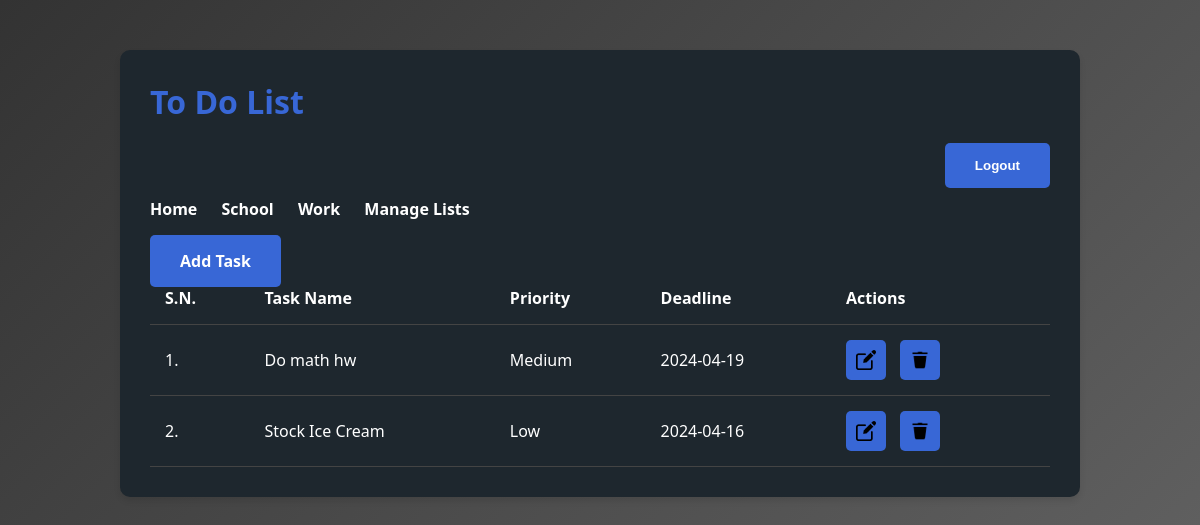
Screenshot of /index2-user.php (signed in) with the database file from the repository.
### tables this page shows
CREATE TABLE `listtbls` (
  `listid` int(10) UNSIGNED NOT NULL,
  `listname` varchar(50) NOT NULL,
  `listdesc` varchar(150) DEFAULT NULL
);

CREATE TABLE `tasktbl` (
  `task_id` int(10) UNSIGNED NOT NULL,
  `task_name` varchar(150) NOT NULL,
  `task_description` text NOT NULL,
  `listid` int(11) NOT NULL,
  `priority` varchar(10) NOT NULL,
  `deadline` date NOT NULL
);

### index2-user.php (the view, shortened to what this page needs)
<html>
<head>
    <link rel="stylesheet" href="<?php echo SITEURL; ?>style.css" />
</head>
<body>
    <div class="wrapper">
        <h1>To Do List</h1>
        <form method="post" style="text-align: right;">
            <button type="submit" name="logout">Logout</button>
        </form>
        <div class="menu">
            <a href="<?php echo SITEURL; ?>">Home</a>
            <?php
            $conn = mysqli_connect(LOCALHOST, DBUSER, DBPASS, DB_NAME) or die("Couldn't connect");
            $username = $_SESSION['username'];
            $sql_user_id = "SELECT userid FROM users WHERE username='$username'";
            $result_user_id = mysqli_query($conn, $sql_user_id);
            $row_user_id = mysqli_fetch_assoc($result_user_id);
            $user_id = $row_user_id['userid'];
            $sql_lists = "SELECT DISTINCT l.listid, l.listname
                          FROM listtbls l
                          INNER JOIN tasktbl t ON l.listid = t.listid
                          INNER JOIN usr_task_rel utr ON t.task_id = utr.task
                          WHERE utr.user = $user_id";
            $result_lists = mysqli_query($conn, $sql_lists);
            if($result_lists && mysqli_num_rows($result_lists) > 0) {
                while($row_lists = mysqli_fetch_assoc($result_lists)) {
                    $listid = $row_lists['listid'];
                    $listname = $row_lists['listname'];
                    ?>
                    <a href="<?php echo SITEURL; ?>list-task-user.php?listid=<?php echo $listid; ?>"><?php echo $listname; ?></a>
                    <?php
                }
            } else {
                echo "No lists available for this user.";
            }
            ?>
            <a href="<?php echo SITEURL; ?>manage-list.php">Manage Lists</a>
        </div>
        <div class="all-tasks">
            <a class="btn-primary" href="<?php echo SITEURL; ?>add-task-user.php">Add Task</a>
            <table class="tbl-full">
                <tr>
                    <th>S.N.</th>
                    <th>Task Name</th>
                    <th>Priority</th>
                    <th>Deadline</th>
                    <th>Actions</th>
                </tr>
                <?php
                $sql_tasks = "SELECT t.*
                              FROM tasktbl t
                              INNER JOIN usr_task_rel utr ON t.task_id = utr.task
                              WHERE utr.user = $user_id";
                $result_tasks = mysqli_query($conn, $sql_tasks);
                if($result_tasks) {
                    $sn = 1;
                    while($row_task = mysqli_fetch_assoc($result_tasks)) {
                        $task_id = $row_task['task_id'];
                        $task_name = $row_task['task_name'];
                        $priority = $row_task['priority'];
                        $deadline = $row_task['deadline'];
                        ?>
                        <tr>
                            <td><?php echo $sn++; ?>. </td>
                            <td><?php echo $task_name; ?></td>
                            <td><?php echo $priority; ?></td>
                            <td><?php echo $deadline; ?></td>
                            <td>
                            <a class="action-button" href="<?php echo SITEURL; ?>update-task.php?task_id=<?php echo $task_id; ?>">
    <img src="update_icon.png" alt="Update">
</a>
<a class="action-button" href="<?php echo SITEURL; ?>delete-task.php?task_id=<?php echo $task_id; ?>">
    <img src="delete_icon.png" alt="Delete">
</a>
                            </td>
                        </tr>
                        <?php
                    }
                } else {
                    ?>
                    <tr>
                        <td colspan="5">No tasks available.</td>
                    </tr>
                    <?php
                }
                ?>
            </table>
        </div>
    </div>
</body>
</html>

### style.css (style rules this page uses)
* { margin: 0; padding: 0; box-sizing: border-box; }
body { font-family: 'Segoe UI', Tahoma, Geneva, Verdana, sans-serif; background: linear-gradient(135deg, #333333, #666666); color: #fff; margin: 0; padding: 0; }
.wrapper { width: 80%; margin: 50px auto; padding: 30px; border-radius: 10px; box-shadow: 0 4px 6px rgba(0, 0, 0, 0.1); background: #1e272e; }
h1 { color: #3867d6; margin-bottom: 20px; }
.menu { margin-bottom: 30px; }
.menu a { font-weight: bold; margin-right: 20px; color: #fff; text-decoration: none; transition: color 0.3s ease; }
.btn-primary, .btn-secondary, button[type="submit"] { background-color: #3867d6; padding: 15px 30px; font-weight: bold; text-decoration: none; color: #fff; border: none; border-radius: 5px; cursor: pointer; transition: background-color 0.3s ease; margin-bottom: 10px; }
table { width: 100%; border-collapse: collapse; }
table tr th, table tr td { padding: 15px; text-align: left; border-bottom: 1px solid #444; }
.action-button { display: inline-block; background-color: #3867d6; padding: 10px; border-radius: 5px; text-decoration: none; color: #fff; margin-right: 10px; transition: background-color 0.3s ease; }
.action-button img { width: 20px; height: 20px; vertical-align: middle; }

### rows the page displays
listtbls: listname "School"
listtbls: listname "Work"
tasktbl: task_name "Do math hw", priority "Medium", deadline "2024-04-19"
tasktbl: task_name "Stock Ice Cream", priority "Low", deadline "2024-04-16"
